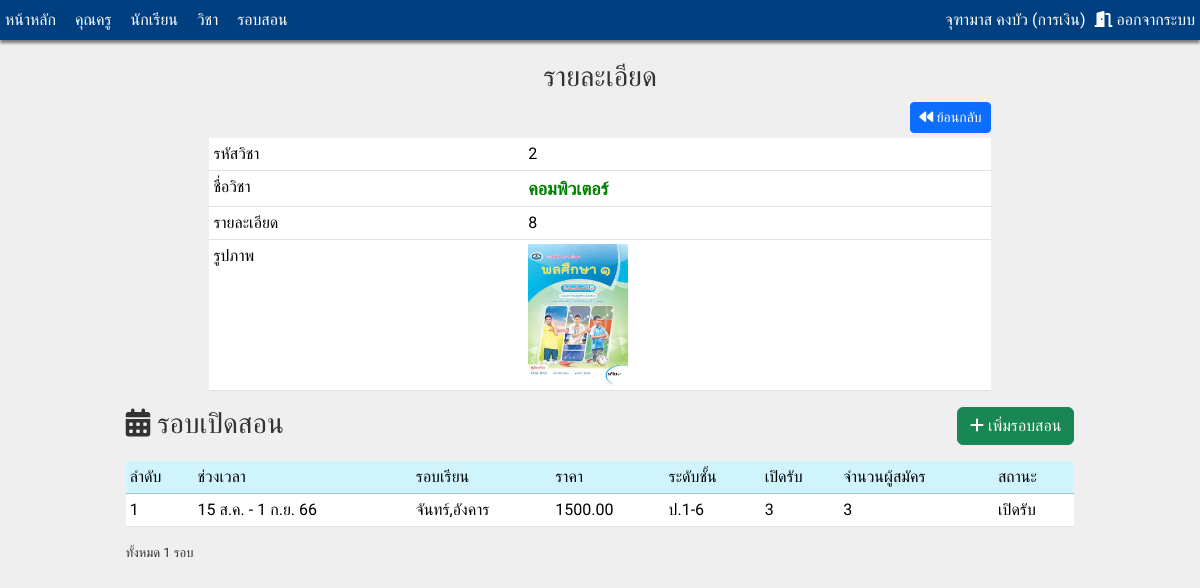
Screenshot of /admin/subject_detail.php?id=2 (signed in) with the database file from the repository.
### tables this page shows
CREATE TABLE `subject` (
  `sub_id` int(5) NOT NULL COMMENT 'รหัสวิชา',
  `sub_name` varchar(100) DEFAULT NULL COMMENT 'ชื่อวิชา',
  `sub_detail` varchar(2000) DEFAULT NULL COMMENT 'รายละเอียด',
  `sub_image` varchar(100) DEFAULT NULL COMMENT 'รูปภาพ'
);

CREATE TABLE `course` (
  `cou_id` int(5) NOT NULL COMMENT 'รหัสคอร์ส',
  `sub_id` int(5) DEFAULT NULL COMMENT 'รหัสวิชา',
  `cou_period` varchar(50) DEFAULT NULL COMMENT 'ช่วงเวลา',
  `cou_round` varchar(50) DEFAULT NULL COMMENT 'รอบเรียน',
  `cou_price` decimal(10,2) DEFAULT NULL COMMENT 'ราคา',
  `cou_level` varchar(50) DEFAULT NULL COMMENT 'ชั้นปี',
  `cou_limit` int(3) DEFAULT NULL COMMENT 'จำนวนเปิดรับ',
  `cou_regis` int(3) DEFAULT NULL COMMENT 'จำนวนสมัคร',
  `cou_status` enum('เปิดรับ','ปิดรับ','เริ่มคอร์ส','จบคอร์ส') DEFAULT NULL COMMENT 'สถานะ'
);

### admin/subject_detail.php (the view, shortened to what this page needs)
<?php
include("../inc_connect.php");
$sub_id = $_GET['id'];
$sql = " Select * From subject Where sub_id =$sub_id ";
$rst = mysqli_query($conn,$sql);
$arr = mysqli_fetch_array($rst);
?>
<!DOCTYPE html>
<html lang="en">
<head>
    <link rel="stylesheet" href="https://cdnjs.cloudflare.com/ajax/libs/font-awesome/6.4.0/css/all.min.css" />
    <link href="https://cdn.jsdelivr.net/npm/bootstrap@5.3.1/dist/css/bootstrap.min.css" rel="stylesheet">
    <link rel="stylesheet" href="../css/mystyle.css">
</head>
<body>
    <?php include("inc_menu.php");?>
    <h3 style ="text-align:center;" >รายละเอียด </h3>
    <div class="container">
        <div style="margin:auto;width:70%;">
            <div style="text-align:right;margin-bottom:5px;">
                <button class="btn btn-primary btn-sm" onclick="history.back()";><i class="fa-solid fa-backward"></i> ย้อนกลับ </button>
            </div>
            <table class ="table table-sm">
                <tr style= "background-color:#FFFFFF;">
                    <td>รหัสวิชา</td>
                    <td><?php echo $arr['sub_id'] ?></td>
                </tr>
                <tr style= "background-color:#FFFFFF;">
                    <td>ชื่อวิชา</td>
                    <td> <div style="font-size:18px;color:#008000;font-weight:bold;"><?php echo $arr['sub_name'] ?></td>
                </tr>
                <tr style= "background-color:#FFFFFF;">
                    <td>รายละเอียด</td>
                    <td><?php echo nl2br($arr['sub_detail']) ?></td>
                </tr>
                <tr style= "background-color:#FFFFFF;">
                    <td>รูปภาพ</td>
                    <td> <img src="../img_subject/<?php echo $arr['sub_image'] ?>" width="100"></td>
                </tr>
            </table>
        </div>
        <div style="margin:auto;width:85%;">
            <h3 class="float-start mb-3"><i class="fa-solid fa-calendar-days"></i> รอบเปิดสอน </h3>
            <buton data-bs-toggle="modal" data-bs-target="#ModalAddCourse" class="btn btn-success float-end mb-3"><i class="fa-solid fa-plus"></i> เพิ่มรอบสอน </buton>
            <table class ="table table-sm">
                <tr class= "table-info">
                    <td>ลำดับ</td>
                    <td>ช่วงเวลา</td>
                    <td>รอบเรียน</td>
                    <td>ราคา</td>
                    <td>ระดับชั้น</td>
                    <td>เปิดรับ</td>
                    <td>จำนวนผู้สมัคร</td>
                    <td>สถานะ</td>
                </tr>
                <?php
                $cnt = 0;
                $sql = " Select * From course Where sub_id =$sub_id ";
                $rst = mysqli_query($conn,$sql);
                while ($arr =mysqli_fetch_array($rst))
                {
                    $cnt++;
                    ?>
                    <tr style= "background-color:#FFFFFF;">
                        <td> <?php echo $cnt; ?></td>
                        <td> <?php echo $arr ['cou_period']?></td>
                        <td> <?php echo $arr ['cou_round']?></td>
                        <td> <?php echo $arr ['cou_price']?></td>
                        <td> <?php echo $arr ['cou_level']?></td>
                        <td> <?php echo $arr ['cou_limit']?></td>
                        <td> <?php echo $arr ['cou_regis']?></td>
                        <td> <?php echo $arr ['cou_status']?></td>
                    </tr>
                    <?php
                }
                ?>
            </table>
                <p style="font-size:13px;"> ทั้งหมด <?php echo $cnt; ?> รอบ </p>
        </div>
        <br><br><br><br><br><br>
    </div>
</body>
</html>

### admin/inc_menu.php
<div   id="menuadmin">
<div id="menuadminleft">
    <?php if($_SESSION['login_level'] == "Admin"){?>
        <a href= "index.php" > หน้าหลัก </a>
        <a href= "teacher.php" > คุณครู </a>
        <a href= "student.php" > นักเรียน </a>
        <a href= "subject.php" > วิชา </a>
        <a href= "course.php" > รอบสอน </a>
    <?php } elseif ( $_SESSION['login_level'] == "Student" ) { ?>
    <?php } ?>
</div>
<div id="menuadminright">
    <?php echo $_SESSION['login_name'];?>
    (<?php echo $_SESSION['login_position'];?>)
    <a href= "logout.php" title="ออกจากระบบ"> <i class="fa-solid fa-door-open"></i> ออกจากระบบ </a>
</div>
</div>

### css/mystyle.css (style rules this page uses)
body { font-size: 16px; font-family: 'Sarabun','Sriracha','Itim'; color: #333333; background-color: #EFEFEF; margin: 0; padding: 0; }
#menuadmin { width: 100%; height: 40px; background-color: #004080; color: #FFFFFF; padding-top: 8px; padding-bottom: 5px; box-shadow: 0px 3px 3px #777777; margin-bottom: 20px; }
#menuadminleft { width: 50%; float: left; text-align: left; }
#menuadminright { width: 50%; float: right; text-align: right; }
#menuadminleft > a { color: white; text-decoration: none; margin-left: 5px; margin-right: 10px; }
#menuadminright > a { color: white; text-decoration: none; margin-left: 5px; margin-right: 5px; }

### rows the page displays
subject: sub_id "2", sub_name "คอมพิวเตอร์", sub_detail "8", sub_image (picture)
course: cou_period "15 ส.ค. - 1 ก.ย. 66", cou_round "จันทร์,อังคาร", cou_price "1500.00", cou_level "ป.1-6", cou_limit "3", cou_regis "3", cou_status "เปิดรับ"

### other values shown
$_SESSION['login_name'] "จุฑามาส คงบัว"
$_SESSION['login_position'] "การเงิน"
$cnt "1"
